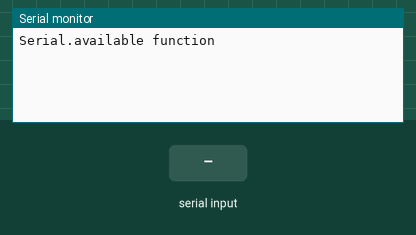
Recording of a sketch running on a simulated Arduino Uno, built with avr-gcc and run on an emulated ATmega328P. Shown: the last lines printed to the serial monitor. The test bench sets the inputs (shaded band).

Above: at 1.2 s.
1.3 s: byte 30 received over Serial
At 2.0 s:
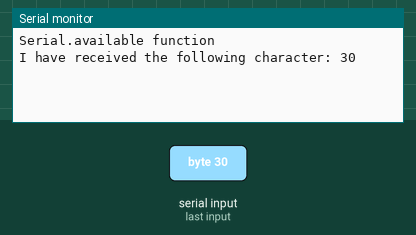
2.8 s: byte 90 received over Serial
At 4.0 s:
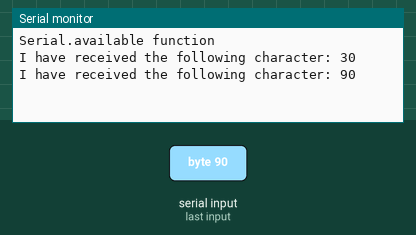
4.3 s: byte 120 received over Serial
At 5.5 s:
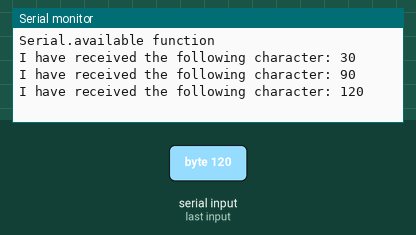

Measured:
- after the input at 1.3 s, the serial monitor: prints a new line at once (image 1)
- after the input at 2.8 s, the serial monitor: prints a new line at once (image 2)
- after the input at 4.3 s, the serial monitor: prints a new line at once (image 3)

The sketch:

arduino_serial_available.ino
```cpp
//Serial.available() function

byte input;
byte output;

void setup()
{
  Serial.begin(9600);
  Serial.println("Serial.available function");
  Serial.println();
}

void loop()
{
  if (Serial.available() > 0)
  {
    input = Serial.read();
    Serial.print("I have received the following character: ");
    output = char(input);
    Serial.println(output);
  }
}
```
